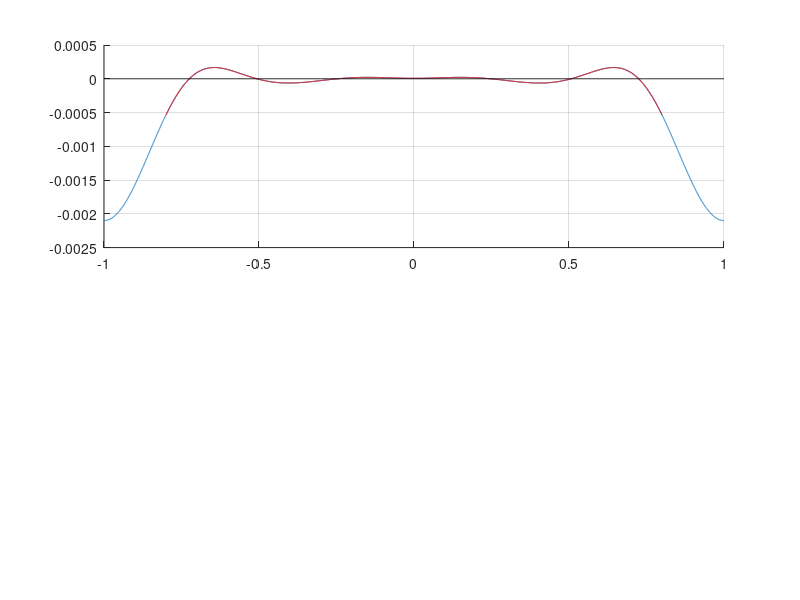

Write the MATLAB code that produced this figure. (Note: this script raises an error after producing the figure.)
clear all
close all
clc

%%%%%%%%%%%%%%%%%%%%%%%%%%%%%%%%%%%%%%%%%%%%%%%%%%%%%%%%%%%%%%%%%%%%%%%%%%%
%% b) estimating the desired filter by an FIR impulse response
% dense grid for sampling the desired filter in frequency domain
w_vec = linspace(-0.8*pi, 0.8*pi, 10000)';
delta_w = w_vec(2)-w_vec(1);

Delta = -0.008;


N = 0;

error_db = 0;
while error_db > -50
    N = N+2; % check only even filter orders
    int_delay = N/2;

    H_vec = exp(-1i*w_vec*(Delta + int_delay));
    
    n_vec = (0:N)';
    F_mat = exp(-1i*w_vec*(n_vec'));
    % in order to get real coefficients
    g = [real(F_mat); imag(F_mat)] \ [real(H_vec); imag(H_vec)];
    
    G_vec = freqz(g, 1, w_vec);
    
    diff = G_vec - H_vec;
    sq_error = diff'*diff *delta_w; % times delta_w, because we 
                                    % are estimating an integral
    error_db = 10*log10(sq_error);

end

display(['found filter order of ', num2str(N), ...
         ' leading to an error of ', num2str(error_db), 'dB'])

% Filter Plots
w_vec_full = linspace(-pi, pi, 10000)';
G_vec = freqz(g, 1, w_vec_full);
H_vec = exp(-1i*w_vec_full*(Delta + int_delay));
figure; hold on
subplot(2,1,1); grid on; hold on;
plot(w_vec_full/pi, 20*log10(abs(G_vec)));
mask = w_vec_full<=0.8*pi & w_vec_full>=-0.8*pi ;
plot(w_vec_full(mask)/pi, 20*log10(abs(G_vec(mask))), 'r');
plot(w_vec_full/pi, 20*log10(abs(H_vec)), 'k');
suptitle('Frequency Responses')
title('Magnitude')
xlabel('normalized frequency')
ylabel('Magnitude in dB')
legend('Estimated Filter', 'Estimated Filter from -0.8*pi to 0.8*pi',...
       'Desired Filter', 'Location', 'Best')

subplot(2,1,2); grid on; hold on;
plot(w_vec_full/pi, unwrap(angle(G_vec)));
plot(w_vec_full/pi, unwrap(angle(H_vec)), 'k');
plot(w_vec_full(mask)/pi, unwrap(angle(G_vec(mask))), 'r');

title('Phase')
xlabel('normalized frequency')
ylabel('Phase in rad')


figure
plot(w_vec_full/pi, 10*log10(abs(G_vec-H_vec).^2));
hold on
plot(w_vec_full(mask)/pi, 10*log10(abs(G_vec(mask)-H_vec(mask)).^2), 'r');
title('Squared Error in dB')
xlabel('normalized frequency')

%% farrow filter
N = 10;

deltas = -0.01:0.002:0.01;
g = zeros(N+1, size(deltas,2)); % in rows the coefficients, 
                                % in cols the different deltas

for cnt = 1:size(deltas,2)

    int_delay = N/2;
    H_vec = exp(-1i*w_vec*(deltas(cnt)+int_delay));
    
    n_vec = (0:N)';
    F_mat = exp(-1i*w_vec*n_vec');
    % in order to get real coefficients
    g(:,cnt) = [real(F_mat); imag(F_mat)] \ [real(H_vec); imag(H_vec)];
    
end

%%%%%%%%%%%%%%%%%%%%%%%%%%%%%%%%%%%%%%%%%%%%%%%%%%%%%%%%%%%%%%%%%%%%%%%%%%%
% c) Plot g[3](Delta)
figure;
stem(deltas, g(3+1,:));
title('fourth coefficient over different deltas')
ylabel('value')
xlabel('delta')

% order of polynomes
P = 1;
% polynome coefficients
coeffs = zeros(N+1,P+1);
for cnt = 1:N+1
    coeffs(cnt,:) = polyfit(deltas, g(cnt,:),P);
end
coeffs = fliplr(coeffs);

% draw the polynome for g[3]
delta_vec = linspace(-0.01,0.01,1000);
delta_mat = zeros(P+1, length(delta_vec));
for cnt = 1:P+1
    delta_mat(cnt,:) = delta_vec.^(cnt-1);
end
y_values = coeffs(3+1,:)*delta_mat;

hold on
plot(delta_vec, y_values, 'k')
legend('coefficients', 'fitted polynome')

%%%%%%%%%%%%%%%%%%%%%%%%%%%%%%%%%%%%%%%%%%%%%%%%%%%%%%%%%%%%%%%%%%%%%%%%%%%
% d) Test the farrow filter for all deltas
figure; hold on;
plot_mtx = zeros(length(deltas),N+1); 
legend_str = cell(1,length(deltas));
for delta_cnt = 1:length(deltas)
    delta_vec = zeros(P+1,1);
    for cnt = 1:P+1
        delta_vec(cnt) = deltas(delta_cnt).^(cnt-1);
    end
    
    % impulse response with farrow filter
    h = coeffs*delta_vec;

    % absolute error of the different impulse responses
    plot_mtx(delta_cnt,:) = abs(h-g(:,delta_cnt));
    
    legend_str{delta_cnt} = ['Error for delta = ', ...
                              num2str(deltas(delta_cnt))];
    
end

stem(0:N,plot_mtx)
legend(legend_str)
title('Absolute errors of the impulse responses')
xlabel('n')
ylabel('Absolute Error Value')
